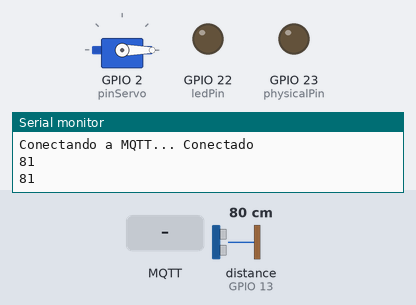
Simulated run of this sketch. Board: ESP32. Parts: servo, output pins drawn as LEDs (lit = HIGH), the last lines printed to the serial monitor. The test bench sets the inputs (shaded band); at power-on: distance to the obstacle (sensor on GPIO 13) 80 cm. The echo pulse lasts 58.3 µs per cm; WiFi joins after 1.5 s; servers stay silent unless stated; no MQTT or app messages arrive unless stated.

Above: at 3.3 s.
3.4 s: MQTT message "1" arrives on the first subscribed topic
At 4.1 s:
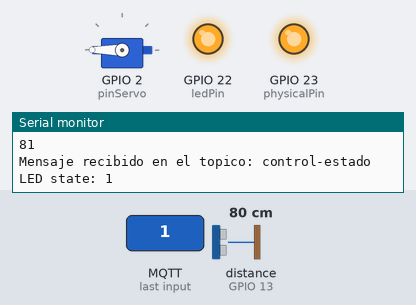
At 4.8 s:
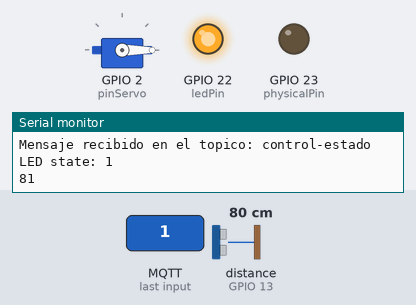
5.8 s: MQTT message "0" arrives on the first subscribed topic
At 6.5 s:
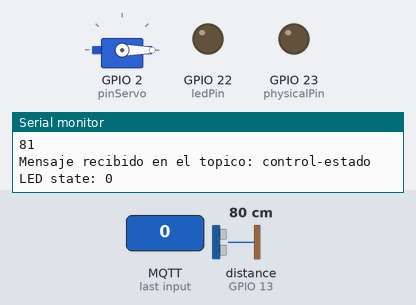
Timing chart, 0 to 8.8 s (numbered marks = the images above; inputs shaded):
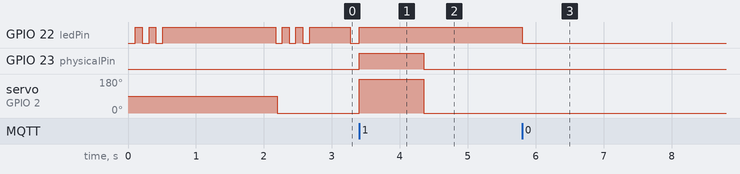

Measured:
- after the input at 3.4 s, GPIO 22 (ledPin): LOW → HIGH at once; GPIO 23 (physicalPin): LOW → HIGH at once, → LOW 0.95 s later; servo on GPIO 2 (pinServo): 0° → 180° at once, → 0° 0.95 s later
- after the input at 5.8 s, GPIO 22 (ledPin): HIGH → LOW at once

The sketch:

Separator.ino
```cpp
#include <ESP32Servo.h>
#include <WiFi.h>
#include <PubSubClient.h>
#include <WiFiClientSecure.h>
#include <NewPing.h>
#include <freertos/FreeRTOS.h>
#include <freertos/task.h>
#define VALOR_MINIMO 20
#define VALOR_MEDIO 14
#define VALOR_MAXIMO 7

const char* ssid = "**********";
const char* password = "*******";

const char* mqtt_server = "***************************";
const int mqtt_port = 8883;
const char* mqtt_username = "*******";
const char* mqtt_password = "********";

// Definición de los canales a utilizar
const char* CONTROL_STATE_TOPIC = "control-estado";
const char* VALOR_ANALOGICO_TOPIC = "valor-sensor";

const int physicalPin = 23;
const int pinServo=2;
const int ledPin = 22;
const int triggerPin = 12;    // Pin de Trigger del sensor ultrasónico
const int echoPin = 13;       // Pin de Echo del sensor ultrasónico
const int maxDistance = 200;  // Distancia máxima en centímetros

NewPing sonar(triggerPin, echoPin, maxDistance);  // Configura el sensor ultrasónico
Servo servo;

static const char* root_ca PROGMEM = R"EOF(
-----BEGIN CERTIFICATE-----
MIIFazCCA1OgAwIBAgIRAIIQz7DSQONZRGPgu2OCiwAwDQYJKoZIhvcNAQELBQAw
TzELMAkGA1UEBhMCVVMxKTAnBgNVBAoTIEludGVybmV0IFNlY3VyaXR5IFJlc2Vh
cmNoIEdyb3VwMRUwEwYDVQQDEwxJU1JHIFJvb3QgWDEwHhcNMTUwNjA0MTEwNDM4
WhcNMzUwNjA0MTEwNDM4WjBPMQswCQYDVQQGEwJVUzEpMCcGA1UEChMgSW50ZXJu
ZXQgU2VjdXJpdHkgUmVzZWFyY2ggR3JvdXAxFTATBgNVBAMTDElTUkcgUm9vdCBY
MTCCAiIwDQYJKoZIhvcNAQEBBQADggIPADCCAgoCggIBAK3oJHP0FDfzm54rVygc
h77ct984kIxuPOZXoHj3dcKi/vVqbvYATyjb3miGbESTtrFj/RQSa78f0uoxmyF+
0TM8ukj13Xnfs7j/EvEhmkvBioZxaUpmZmyPfjxwv60pIgbz5MDmgK7iS4+3mX6U
A5/TR5d8mUgjU+g4rk8Kb4Mu0UlXjIB0ttov0DiNewNwIRt18jA8+o+u3dpjq+sW
T8KOEUt+zwvo/7V3LvSye0rgTBIlDHCNAymg4VMk7BPZ7hm/ELNKjD+Jo2FR3qyH
B5T0Y3HsLuJvW5iB4YlcNHlsdu87kGJ55tukmi8mxdAQ4Q7e2RCOFvu396j3x+UC
B5iPNgiV5+I3lg02dZ77DnKxHZu8A/lJBdiB3QW0KtZB6awBdpUKD9jf1b0SHzUv
KBds0pjBqAlkd25HN7rOrFleaJ1/ctaJxQZBKT5ZPt0m9STJEadao0xAH0ahmbWn
OlFuhjuefXKnEgV4We0+UXgVCwOPjdAvBbI+e0ocS3MFEvzG6uBQE3xDk3SzynTn
jh8BCNAw1FtxNrQHusEwMFxIt4I7mKZ9YIqioymCzLq9gwQbooMDQaHWBfEbwrbw
qHyGO0aoSCqI3Haadr8faqU9GY/rOPNk3sgrDQoo//fb4hVC1CLQJ13hef4Y53CI
rU7m2Ys6xt0nUW7/vGT1M0NPAgMBAAGjQjBAMA4GA1UdDwEB/wQEAwIBBjAPBgNV
HRMBAf8EBTADAQH/MB0GA1UdDgQWBBR5tFnme7bl5AFzgAiIyBpY9umbbjANBgkq
hkiG9w0BAQsFAAOCAgEAVR9YqbyyqFDQDLHYGmkgJykIrGF1XIpu+ILlaS/V9lZL
ubhzEFnTIZd+50xx+7LSYK05qAvqFyFWhfFQDlnrzuBZ6brJFe+GnY+EgPbk6ZGQ
3BebYhtF8GaV0nxvwuo77x/Py9auJ/GpsMiu/X1+mvoiBOv/2X/qkSsisRcOj/KK
NFtY2PwByVS5uCbMiogziUwthDyC3+6WVwW6LLv3xLfHTjuCvjHIInNzktHCgKQ5
ORAzI4JMPJ+GslWYHb4phowim57iaztXOoJwTdwJx4nLCgdNbOhdjsnvzqvHu7Ur
TkXWStAmzOVyyghqpZXjFaH3pO3JLF+l+/+sKAIuvtd7u+Nxe5AW0wdeRlN8NwdC
jNPElpzVmbUq4JUagEiuTDkHzsxHpFKVK7q4+63SM1N95R1NbdWhscdCb+ZAJzVc
oyi3B43njTOQ5yOf+1CceWxG1bQVs5ZufpsMljq4Ui0/1lvh+wjChP4kqKOJ2qxq
4RgqsahDYVvTH9w7jXbyLeiNdd8XM2w9U/t7y0Ff/9yi0GE44Za4rF2LN9d11TPA
mRGunUHBcnWEvgJBQl9nJEiU0Zsnvgc/ubhPgXRR4Xq37Z0j4r7g1SgEEzwxA57d
emyPxgcYxn/eR44/KJ4EBs+lVDR3veyJm+kXQ99b21/+jh5Xos1AnX5iItreGCc=
-----END CERTIFICATE-----
)EOF";

WiFiClientSecure espClient;
PubSubClient client(espClient);

bool enableSensorReading = false;  // Variable de control para habilitar mediciones

void setup_wifi() {
  // Configura la conexión WiFi
  delay(10);
  Serial.println();
  Serial.print("Conectando ");
  for (int y = 0; y < 3; y++) {
    for (int x = 0; x < 1; x++) {
      digitalWrite(ledPin, 0);
      delay(100);
    }
    for (int x = 0; x < 1; x++) {
      digitalWrite(ledPin, 1);
      delay(100);
    }
  }
  Serial.println(ssid);
  WiFi.begin(ssid, password);
  while (WiFi.status() != WL_CONNECTED) {
    delay(500);
    Serial.print(".");
  }
  Serial.println("");
  Serial.println("WiFi conectado");
  Serial.println("Dirección IP: ");
  Serial.println(WiFi.localIP());
}

void callback(char* topic, byte* payload, unsigned int length) {
  Serial.print("Mensaje recibido en el topico: ");
  Serial.println(topic);

  if (strcmp(topic, CONTROL_STATE_TOPIC) == 0) {
    int estado = payload[0] - '0';

    if (estado == 0) {
      digitalWrite(physicalPin, estado);
      digitalWrite(ledPin, estado);
      Serial.print("LED state: ");
      servo.write(0);
      Serial.println(estado);
    } else if (estado == 1) {
      digitalWrite(physicalPin, estado);
      digitalWrite(ledPin, estado);
      servo.write(180);
      Serial.print("LED state: ");
      Serial.println(estado);
    } else if (estado == 2) {
      // Habilita las mediciones cuando se recibe un mensaje en VALOR_ANALOGICO_TOPIC con valor 2
      enableSensorReading = true;
    } else {
      // Deshabilita las mediciones para otros valores
      enableSensorReading = false;
    }
  }
}

void reconnect() {
  while (!client.connected()) {
    Serial.print("Conectando a MQTT... ");
    if (client.connect("ESP32Client", mqtt_username, mqtt_password)) {
      Serial.println("Conectado");
      for (int y = 0; y < 3; y++) {
        for (int x = 0; x < 1; x++) {
          digitalWrite(ledPin, 0);
          delay(100);
        }
        for (int x = 0; x < 1; x++) {
          digitalWrite(ledPin, 1);
          delay(100);
        }
      }
      digitalWrite(ledPin, 1);
      delay(500);
      digitalWrite(ledPin, 0);
      client.subscribe(CONTROL_STATE_TOPIC);
      client.subscribe(VALOR_ANALOGICO_TOPIC);
    } else {
      Serial.print("Falla, rc=");
      Serial.print(client.state());
      Serial.println(" Reintentando en 5 segundos");
      delay(5000);
    }
  }
}

void sensorTask(void* parameter) {
  while (1) {
    // Realiza el promedio de 5 lecturas ultrasónicas para
    long totalDist = 0;
    int validReadings = 0;
    for (int i = 0; i < 5; i++) {
      unsigned int distancia = sonar.ping_cm();
      if (distancia > 0 && distancia <= maxDistance) {
        totalDist += distancia;
        validReadings++;
      }
      delay(10);  // Pequeña pausa entre lecturas
    }
    if (validReadings > 0) {
      // Calcula el promedio de las lecturas válidas
      unsigned int promedioDist = totalDist / validReadings;
      String mensaje = String(promedioDist);
      Serial.println(mensaje);
      client.publish(VALOR_ANALOGICO_TOPIC, mensaje.c_str());

      if (promedioDist >= VALOR_MINIMO) {
        servo.write(0);
        digitalWrite(physicalPin, 0);
      }
    }
    // Espera 1 segundo antes de la siguiente medición
    vTaskDelay(1000 / portTICK_PERIOD_MS);  // Pausa de 1
  }
}


void setup() {
  pinMode(physicalPin, OUTPUT);
  pinMode(ledPin, OUTPUT);
  servo.attach(pinServo);
  digitalWrite(ledPin, 0);
  Serial.begin(9600);
  servo.write(90);
  setup_wifi();
  espClient.setCACert(root_ca);
  client.setServer(mqtt_server, mqtt_port);
  client.setCallback(callback);

  // Tarea del sensor
  xTaskCreatePinnedToCore(
    sensorTask,    // Función de la tarea
    "SensorTask",  // Nombre de la tarea
    10000,         // Tamaño de la pila (en bytes)
    NULL,          // Parámetros de la tarea
    1,             // Prioridad de la tarea
    NULL,          // Manejador de la tarea
    0);            // Núcleo en el que se ejecutará la tarea (El ESP32 solo tiene 2 nucleos)
}

void loop() {
  if (!client.connected()) {
    reconnect();
  }
  client.loop();
}
```
